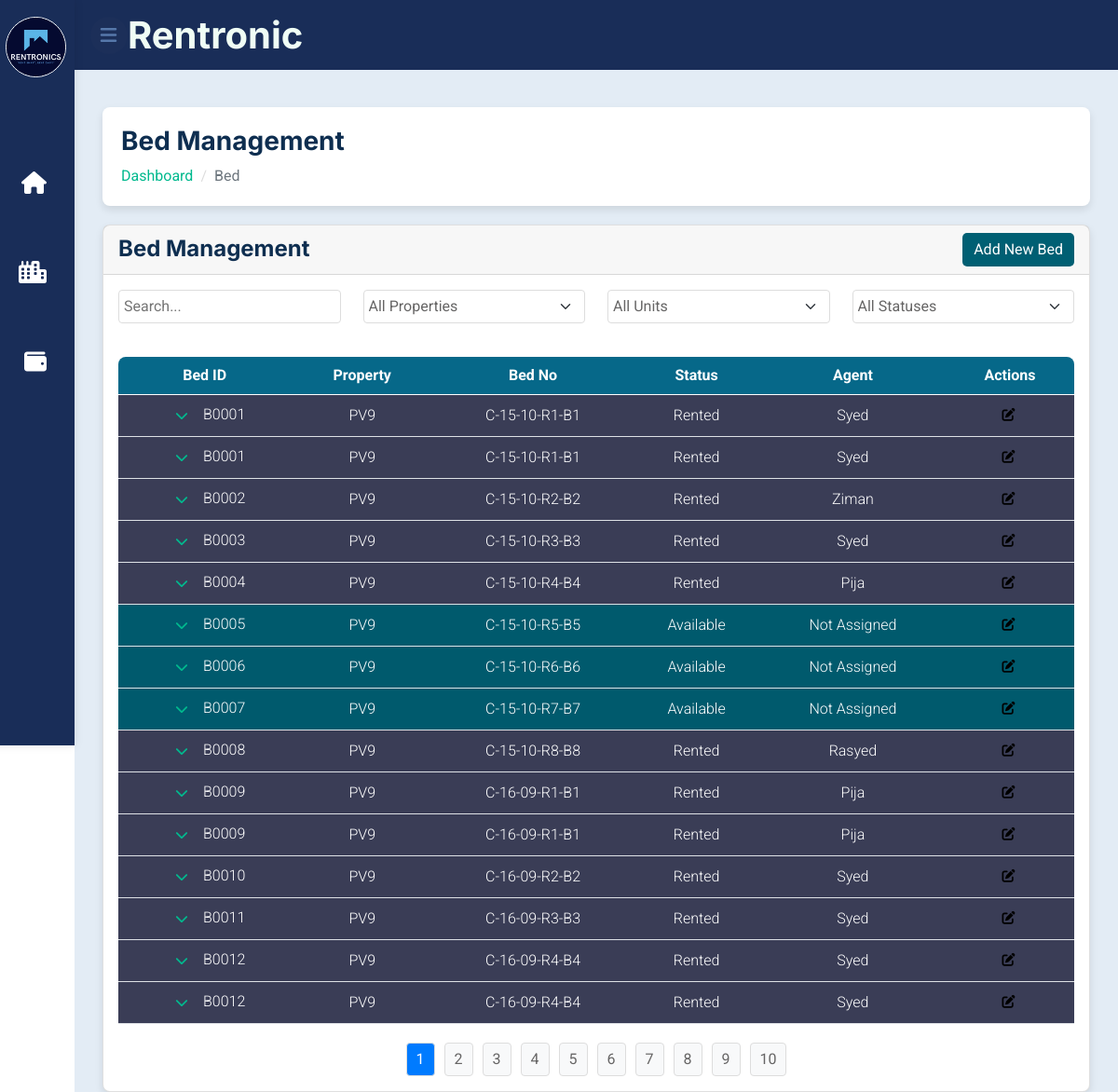
/module-property/bed/bedtable.php (signed in), run on the app's committed database.
### tables this page shows
CREATE TABLE `bed` (
  `BedID` varchar(6) NOT NULL,
  `RoomID` varchar(6) NOT NULL,
  `UnitID` varchar(6) NOT NULL,
  `BedNo` varchar(255) NOT NULL,
  `BaseRentAmount` decimal(10,2) NOT NULL,
  `BedStatus` varchar(50) NOT NULL,
  `CreatedAt` datetime DEFAULT CURRENT_TIMESTAMP,
  `UpdatedAt` datetime DEFAULT CURRENT_TIMESTAMP ON UPDATE CURRENT_TIMESTAMP,
  `AgentID` varchar(6) DEFAULT NULL,
  `BedRentAmount` decimal(10,2) NOT NULL DEFAULT '0.00'
);

CREATE TABLE `property` (
  `PropertyID` varchar(6) NOT NULL,
  `PropertyName` varchar(255) NOT NULL,
  `PropertyType` varchar(255) NOT NULL,
  `Location` varchar(255) NOT NULL,
  `Maps` varchar(255) DEFAULT NULL,
  `PropertyStatus` varchar(50) DEFAULT 'Active',
  `CreatedAt` datetime DEFAULT CURRENT_TIMESTAMP,
  `UpdatedAt` datetime DEFAULT CURRENT_TIMESTAMP ON UPDATE CURRENT_TIMESTAMP,
  `AgentID` varchar(6) DEFAULT NULL
);

CREATE TABLE `agent` (
  `AgentID` varchar(6) NOT NULL,
  `AgentName` varchar(255) NOT NULL,
  `AgentEmail` varchar(255) NOT NULL,
  `AgentWhatsapp` varchar(20) DEFAULT NULL,
  `Password` varchar(255) NOT NULL,
  `AgentType` varchar(50) NOT NULL,
  `AccessLevel` int(11) NOT NULL,
  `Status` varchar(50) DEFAULT 'Active',
  `CreatedAt` datetime DEFAULT CURRENT_TIMESTAMP,
  `UpdatedAt` datetime DEFAULT CURRENT_TIMESTAMP ON UPDATE CURRENT_TIMESTAMP
);

### module-property/bed/bedtable.php (the view, shortened to what this page needs)
<?php
require_once __DIR__ . '/../../module-auth/dbconnection.php';
$beds = [];
$result = $conn->query("
    SELECT b.*, p.PropertyName, r.RoomNo, t.TenantName, t.TenantID,
           t.RentStartDate, t.RentExpiryDate, a.AgentName
    FROM bed b
    LEFT JOIN room r ON b.RoomID = r.RoomID
    LEFT JOIN unit u ON r.UnitID = u.UnitID
    LEFT JOIN property p ON u.PropertyID = p.PropertyID
    LEFT JOIN tenant t ON b.BedID = t.BedID
    LEFT JOIN agent a ON b.AgentID = a.AgentID
    ORDER BY b.BedID
");
if ($result->num_rows > 0) {
    while ($row = $result->fetch_assoc()) {
        $beds[] = $row;
    }
}
?>
<!DOCTYPE html>
<html lang="en">
<head>
    <link rel="stylesheet" href="https://cdnjs.cloudflare.com/ajax/libs/font-awesome/6.5.1/css/all.min.css">
    <link href="https://cdn.jsdelivr.net/npm/bootstrap-icons@1.4.1/font/bootstrap-icons.css" rel="stylesheet">
    <link href="../../css/bootstrap.min.css" rel="stylesheet">
    <link href="../../css/navbar.css" rel="stylesheet">
    <link href="../css/bed.css" rel="stylesheet">
</head>
<body>
    <div class="container-fluid bg-white p-0">
        <?php include('../../nav_sidebar.php'); ?>
        <div class="page-wrapper">
            <div class="content container-fluid">
                <div class="page-header">
                    <div class="row">
                        <div class="col">
                            <h3 class="page-title">Bed Management</h3>
                            <ul class="breadcrumb">
                                <li class="breadcrumb-item"><a href="dashboard.php">Dashboard</a></li>
                                <li class="breadcrumb-item active">Bed</li>
                            </ul>
                        </div>
                    </div>
                </div>
                <div class="row">
                    <div class="col-md-12">
                        <div class="card">
                            <div class="card-header d-flex justify-content-between align-items-center">
                                <h4 class="card-title">Bed Management</h4>
                                <a href="bedadd.php" class="btn btn-primary" style="background-color:#005f73 !important;">Add New Bed</a>
                            </div>
                            <div class="card-body">
                                <div class="row mb-3">
                                    <div class="col-md-3">
                                        <input type="text" id="filterInput" class="filter-input" placeholder="Search...">
                                    </div>
                                    <div class="col-md-3">
                                        <select id="propertyFilter" class="form-select filter-input">
                                            <option value="">All Properties</option>
                                        </select>
                                    </div>
                                    <div class="col-md-3">
                                        <select id="unitFilter" class="form-select filter-input">
                                            <option value="">All Units</option>
                                        </select>
                                    </div>
                                    <div class="col-md-3">
                                        <select id="statusFilter" class="form-select filter-input">
                                            <option value="">All Statuses</option>
                                        </select>
                                    </div>
                                </div>
                                <div class="table-responsive">
                                    <table id="bedTable" class="table table-striped">
                                        <thead class="thead">
                                            <tr>
                                                <th>Bed ID</th>
                                                <th>Property</th>
                                                <th>Bed No</th>
                                                <th>Status</th>
                                                <th>Agent</th>
                                                <th class="actions-column">Actions</th>
                                            </tr>
                                        </thead>
                                        <tbody>
                                            <?php if (!empty($beds)): ?>
                                                <?php foreach ($beds as $row): ?>
                                                    <?php
                                                    $status_class = '';
                                                    switch($row['BedStatus']) {
                                                        case 'Available':
                                                            $status_class = 'row-available';
                                                            break;
                                                        case 'Rented':
                                                            $status_class = 'row-rented';
                                                            break;
                                                    }
                                                    ?>
                                                    <tr class="main-row <?= $status_class ?>">
                                                        <td>
                                                            <button class="btn btn-link toggle-details" title="Show Details">
                                                                <i class="fas fa-chevron-down"></i>
                                                            </button>
                                                            <?= $row['BedID'] ?>
                                                        </td>
                                                        <td><?= $row['PropertyName'] ?? 'Not Assigned' ?></td>
                                                        <td><?= $row['BedNo'] ?></td>
                                                        <td><?= $row['BedStatus'] ?></td>
                                                        <td><?= $row['AgentName'] ?? 'Not Assigned' ?></td>
                                                        <td class="actions-column">
                                                            <a href="bededit.php?BedID=<?= $row['BedID'] ?>" class="btn btn-warning btn-sm btn-action" title="Edit">
                                                                <i class="fas fa-edit"></i>
                                                            </a>
                                                        </td>
                                                    </tr>
                                                <?php endforeach; ?>
                                            <?php else: ?>
                                                <tr><td colspan="8">No beds found</td></tr>
                                            <?php endif; ?>
                                        </tbody>
                                    </table>
                                </div>
                                <div class="pagination" id="pagination"></div>
                            </div>
                        </div>
                    </div>
                </div>
            </div>
        </div>
    </div>
</body>
</html>

### css/navbar.css (style rules this page uses)
:root { --font-primary: "Roboto", sans-serif; --font-secondary: "Merriweather", serif; --color-primary: #1c2f59; --color-secondary: #6c757d; --color-success: #28a745; --color-danger: #dc3545; --color-warning: #ffc107; --color-info: #17a2b8; --color-light: #f8f9fa; --color-dark: #343a40; --color-btn: #5678aa ; --confirm: #28a745; --cancel: #dc3545; }
a { text-decoration: none; }
li { list-style: none; }
.fas { font-size: 24px; display: inline-block; }
button { padding: 12px; background-color: var(--color-primary); color: #fff; border: none; border-radius: 4px; cursor: pointer; }

### module-property/css/bed.css (style rules this page uses)
:root { --font-primary: "Roboto", sans-serif; --font-secondary: "Merriweather", serif; --color-primary: #1c2f59; --color-secondary: #6c757d; --color-success: #28a745; --color-danger: #dc3545; --color-warning: #ffc107; --color-info: #17a2b8; --color-light: #f8f9fa; --color-dark: #343a40; --color-btn: #5678aa; --confirm: #28a745; --cancel: #dc3545; }
body { background-color: #e3ecf5; margin: 0 !important; padding: 0 !important; font-family: var(--font-primary); color: var(--color-dark); }
.page-header { background-color: #fff; padding: 20px; border-radius: 8px; margin-bottom: 20px; box-shadow: 0 4px 8px rgba(0, 0, 0, 0.1); }
.card-header { align-items: center; }
.card-title { margin-bottom: 0; }
.btn { transition: 0.5s; }
.btn.btn-primary { background-color: var(--confirm); color: #ffffff; }
a { text-decoration: none; }
li { list-style: none; }
body { font-family: var(--font-primary); }
.breadcrumb { margin-bottom: 0; }
.breadcrumb-item + .breadcrumb-item::before { color: #dddddd; }
.page-wrapper { background-color: #e3ecf5; margin-left: 80px; padding-top: 10px; position: relative; transition: all 0.4s ease; }
.page-wrapper > .content { padding: 1.875rem 1.875rem 0; }
.card { border-radius: 8px; box-shadow: 0 4px 8px rgba(0, 0, 0, 0.1); }
select { padding: 10px; margin-bottom: 16px; border: 1px solid #ccc; border-radius: 4px; }
input { padding: 10px; margin-bottom: 16px; border: 1px solid #ccc; border-radius: 4px; }
button { padding: 12px; background-color: var(--color-primary); color: #fff; border: none; border-radius: 4px; cursor: pointer; }
.actions-column { text-align: center; }
.btn-action { margin: 2px; }
.btn i { font-size: 14px; }

### module-property/bed/bedtable.php (style rules this page uses)
.actions-column { text-align: center; }
.btn-action { margin-right: 5px; }
.pagination { display: flex; justify-content: center; margin-top: 20px; }
.filter-input { margin-bottom: 20px; width: 100%; padding: 5px; border: 1px solid #ddd; }
.row-available { background-color: #005f73; color: black; }
.row-rented { background-color: #3d405b; color: white; }
.main-row td { align-content: center; color: white; font-weight: 300; padding: 4px; text-align: center; }
.table { background-color: #066889; border-radius: 8px; margin-bottom: 0; }
.btn { background-color: transparent !important; border: transparent; }
.thead { font-size: 16px; text-align: center; color: white; }
.form-select.filter-input { padding: 5px; border: 1px solid #ddd; border-radius: 4px; width: 100%; color: #666565; }

### data on the page
bed: BedID "B0001", property.PropertyName "PV9", BedNo "C-15-10-R1-B1", BedStatus "Rented", AgentID.AgentName "Syed"
bed: BedID "B0002", property.PropertyName "PV9", BedNo "C-15-10-R2-B2", BedStatus "Rented", AgentID.AgentName "Ziman"
bed: BedID "B0003", property.PropertyName "PV9", BedNo "C-15-10-R3-B3", BedStatus "Rented", AgentID.AgentName "Syed"
bed: BedID "B0004", property.PropertyName "PV9", BedNo "C-15-10-R4-B4", BedStatus "Rented", AgentID.AgentName "Pija"
bed: BedID "B0005", property.PropertyName "PV9", BedNo "C-15-10-R5-B5", BedStatus "Available", AgentName "Not Assigned"
bed: BedID "B0006", property.PropertyName "PV9", BedNo "C-15-10-R6-B6", BedStatus "Available", AgentName "Not Assigned"
bed: BedID "B0007", property.PropertyName "PV9", BedNo "C-15-10-R7-B7", BedStatus "Available", AgentName "Not Assigned"
bed: BedID "B0008", property.PropertyName "PV9", BedNo "C-15-10-R8-B8", BedStatus "Rented", AgentID.AgentName "Rasyed"
bed: BedID "B0009", property.PropertyName "PV9", BedNo "C-16-09-R1-B1", BedStatus "Rented", AgentID.AgentName "Pija"
bed: BedID "B0010", property.PropertyName "PV9", BedNo "C-16-09-R2-B2", BedStatus "Rented", AgentID.AgentName "Syed"
bed: BedID "B0011", property.PropertyName "PV9", BedNo "C-16-09-R3-B3", BedStatus "Rented", AgentID.AgentName "Syed"
bed: BedID "B0012", property.PropertyName "PV9", BedNo "C-16-09-R4-B4", BedStatus "Rented", AgentID.AgentName "Syed"
